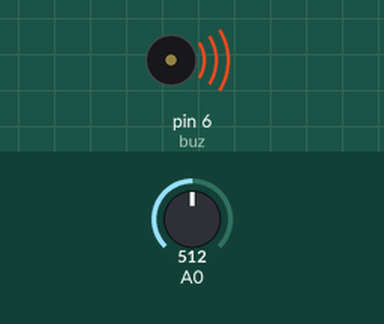
Recording of a sketch running on a simulated Arduino Uno, built with avr-gcc and run on an emulated ATmega328P. On the bench: buzzer (waves = sounding). The inputs (shaded band) are chosen by the test bench; at power-on: A0 = 512. What the sketch prints to the serial monitor is not drawn.

Above: at 1.2 s.
1.3 s: A0 set to 11
2.8 s: A0 set to 8
Timing chart, 0 to 5.8 s (numbered marks = the images above; inputs shaded):
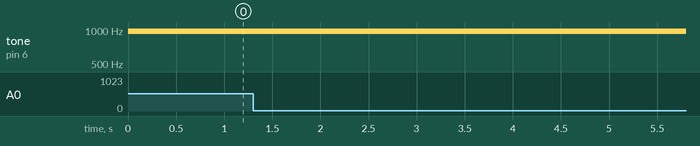

Measured:
- after the input at 1.3 s, every drawn part: stays the same
- after the input at 2.8 s, every drawn part: stays the same

The sketch:

potansiyometre_buzzer_ses_siddeti_kontrolu.ino
```cpp
int buz=6;
int pot=A0;
int potOkunan;

void setup() {
  pinMode(buz,OUTPUT);
  Serial.begin(9600);
}

void loop() {
  potOkunan=analogRead(A0); //okunan değer 0-1023 arasında
  int sesSiddeti=map(potOkunan,0,1023,0,255);
  analogWrite(buz,sesSiddeti); //yazılan değer 0-255 arasında
  Serial.print("potansiyometre:");
  Serial.print(potOkunan);
  Serial.print("   buzzer:");
  Serial.println(sesSiddeti);
  delay(50);
}
```
